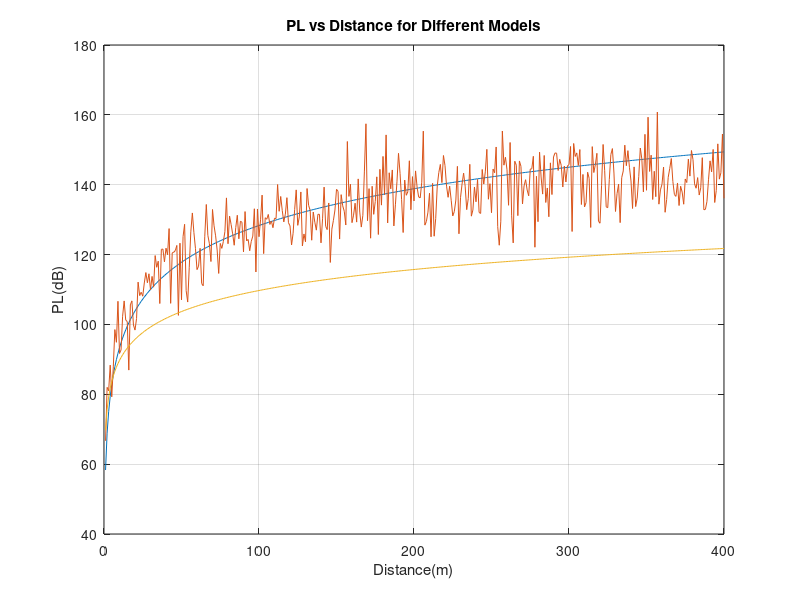

Write MATLAB code to recreate this figure.
clc
clear all

gamma=2.7;
d0=1;
% k=7.94328234e-5
% kdb=10*log10(k);
c=3e8;
f=73e9;
lamda=c/f;

for d=1:400
%free space pathloss


FSPL_1(d) = 20*log10(4*pi*d*f/c);


%% CI Pathloss model
Gr=1;
Gt=1;
c=3e8;
f=73e9;
lamda=c/f;



nci = 2.9;
sigmaci = 7;
FSPL = 20*log10((4*pi*f)/c);
Xci = sigmaci*randn(1);
PLCI_noise(d) = FSPL+10*nci*log10(d)+Xci;
PLCI(d) = FSPL+10*nci*log10(d);
%% ABG model
alfaABG = 3.5;
betaABG = 13.6;
gammaABG = 2.4;
sigmaABG = 7;
ABGPL_noise(d) = 10*alfaABG*log10(d)+betaABG+10*gammaABG*log10(f/(10^9))+sigmaABG*randn(1); %to get f in GHz
ABGPL(d) = 10*alfaABG*log10(d)+betaABG+10*gammaABG*log10(f/(10^9));


end

distance=1:length(ABGPL);
ABGPL = nonzeros(ABGPL);
PLCI_noise=nonzeros(PLCI_noise);
% FSPL=nonzeros(FSPL);

plot(distance,ABGPL);
hold on;
plot(distance,PLCI_noise);
hold on;
plot(distance,FSPL_1);
grid on;
xlabel('Distance(m)');
ylabel('PL(dB)')
title('PL vs Distance for Different Models')